Frame 1 (no input): blank canvas, image omitted
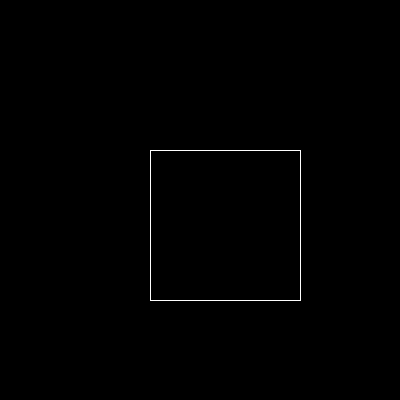
Frame 60 (the mouse pressed at the canvas centre just before this capture)
Frame 120 (the mouse held since frame 60 and released just before this capture): identical to frame 60, image omitted

The Processing sketch that drew this single still picture (run headless with seeded random() and noise(); from frame 60 on, the mouse is pressed at the canvas centre):

// Processing sketch: opdracht_9_4
// ── opdracht_9_4.pde


void setup(){
  size(400,400);
}

void draw(){
  background(0,0,0);
  vierkant(150,150,150,150);
  stroke(255,255,255);
}

void vierkant(int x, int y, int w, int h){
//bovenste lijn
  line(x,y,x+w,y);
  
  //onderste
  
  line(x,y+h, x+w, y+h);
  
  //links
  line(x,y,x,y+h);
  
  //rechts
  line(x+w,y,x+w,y+h);
}
